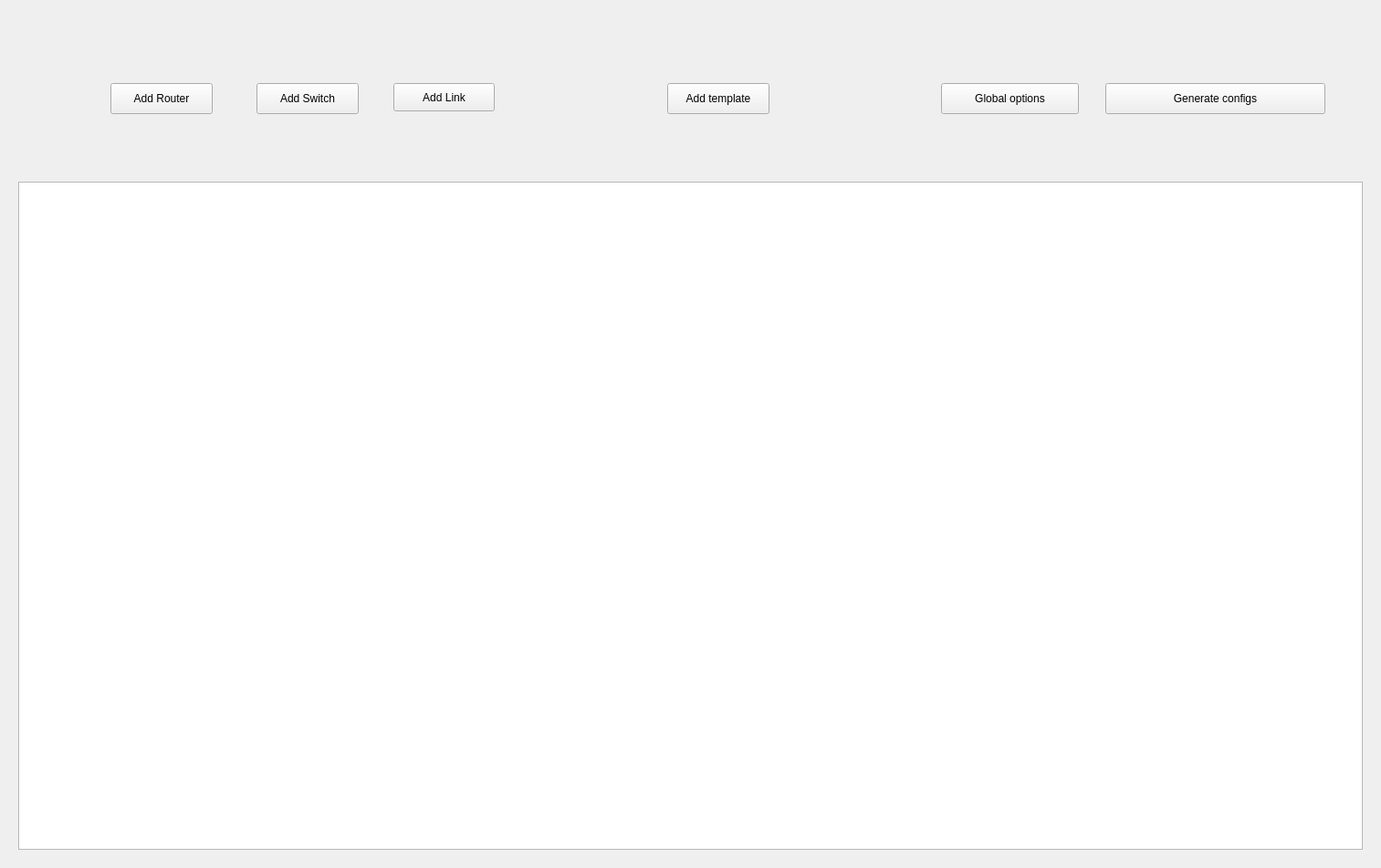
<?xml version="1.0" encoding="UTF-8"?>
<ui version="4.0">
 <class>Form</class>
 <widget class="QWidget" name="Form">
  <property name="geometry">
   <rect>
    <x>0</x>
    <y>0</y>
    <width>1513</width>
    <height>951</height>
   </rect>
  </property>
  <property name="windowTitle">
   <string>nhelper</string>
  </property>
  <layout class="QGridLayout" name="gridLayout">
   <item row="1" column="1">
    <widget class="QWidget" name="uiWorkAreaContainer" native="true">
     <property name="maximumSize">
      <size>
       <width>2000</width>
       <height>750</height>
      </size>
     </property>
     <property name="layoutDirection">
      <enum>Qt::LeftToRight</enum>
     </property>
     <layout class="QVBoxLayout" name="verticalLayout">
      <item>
       <widget class="QGraphicsView" name="uiWorkArea">
        <property name="enabled">
         <bool>true</bool>
        </property>
        <property name="verticalScrollBarPolicy">
         <enum>Qt::ScrollBarAsNeeded</enum>
        </property>
        <property name="horizontalScrollBarPolicy">
         <enum>Qt::ScrollBarAsNeeded</enum>
        </property>
       </widget>
      </item>
     </layout>
    </widget>
   </item>
   <item row="0" column="1">
    <widget class="QWidget" name="uiButtonArea" native="true">
     <widget class="QPushButton" name="uiAddRouterButton">
      <property name="geometry">
       <rect>
        <x>110</x>
        <y>80</y>
        <width>112</width>
        <height>34</height>
       </rect>
      </property>
      <property name="text">
       <string>Add Router</string>
      </property>
     </widget>
     <widget class="QPushButton" name="uiAddSwitchButton">
      <property name="geometry">
       <rect>
        <x>270</x>
        <y>80</y>
        <width>112</width>
        <height>34</height>
       </rect>
      </property>
      <property name="text">
       <string>Add Switch</string>
      </property>
     </widget>
     <widget class="QPushButton" name="uiAddTemplateButton">
      <property name="geometry">
       <rect>
        <x>720</x>
        <y>80</y>
        <width>112</width>
        <height>34</height>
       </rect>
      </property>
      <property name="text">
       <string>Add template</string>
      </property>
     </widget>
     <widget class="QPushButton" name="uiGenerateCfgButton">
      <property name="geometry">
       <rect>
        <x>1200</x>
        <y>80</y>
        <width>241</width>
        <height>34</height>
       </rect>
      </property>
      <property name="text">
       <string>Generate configs</string>
      </property>
     </widget>
     <widget class="QToolButton" name="uiAddLinkButton">
      <property name="geometry">
       <rect>
        <x>420</x>
        <y>80</y>
        <width>111</width>
        <height>31</height>
       </rect>
      </property>
      <property name="text">
       <string>Add Link</string>
      </property>
      <property name="checkable">
       <bool>true</bool>
      </property>
      <property name="checked">
       <bool>false</bool>
      </property>
      <property name="autoRaise">
       <bool>false</bool>
      </property>
     </widget>
     <widget class="QPushButton" name="uiGlobalOptions">
      <property name="geometry">
       <rect>
        <x>1020</x>
        <y>80</y>
        <width>151</width>
        <height>34</height>
       </rect>
      </property>
      <property name="text">
       <string>Global options</string>
      </property>
     </widget>
    </widget>
   </item>
  </layout>
 </widget>
 <resources/>
 <connections/>
</ui>
